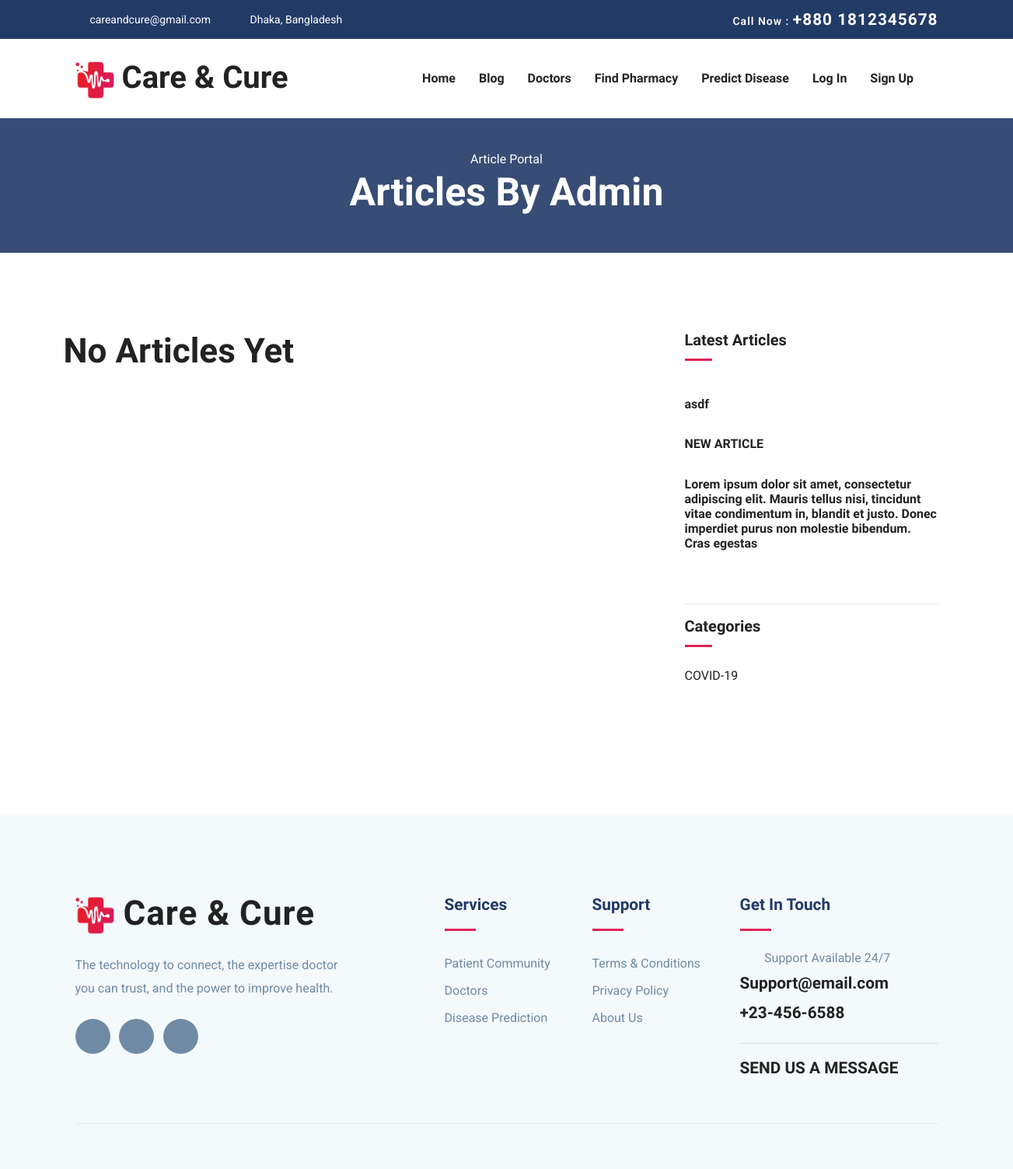
Before: /articles/user/1/ with the older database file.
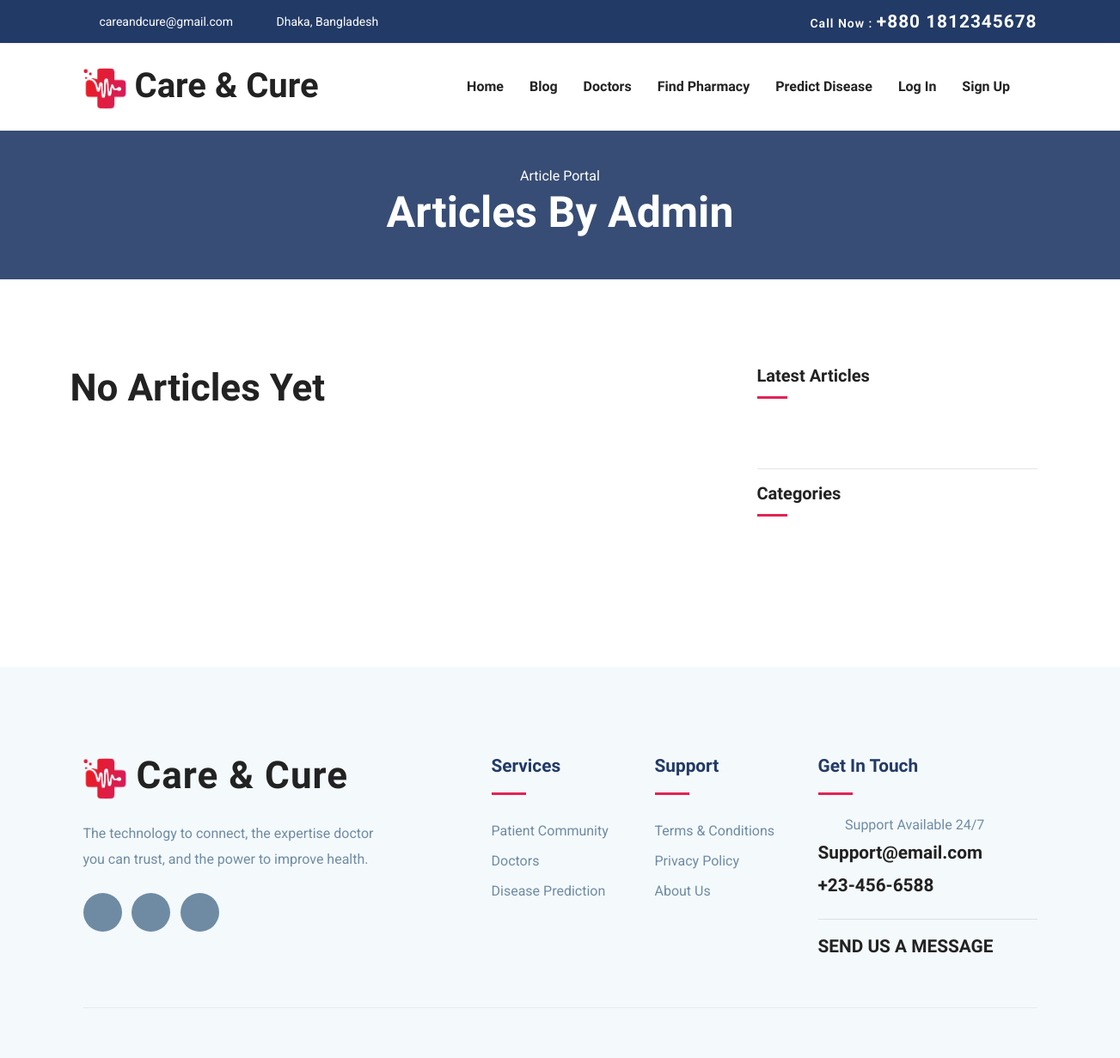
After: the same page with the newer database file.
### article_control/models.py (models this page shows, shortened)
class ArticleModel(models.Model):
    author = models.ForeignKey(UserModel, on_delete=models.CASCADE)
    title = models.CharField(max_length=255)
    subtitle = models.CharField(max_length=255, null=True, blank=True)
    category = models.ForeignKey(ArticleCategoryModel, null=True, blank=True, on_delete=models.SET_NULL)
    content = models.TextField()
    image = models.ImageField(upload_to="images/article/", null=True, blank=True)
    slug = models.SlugField(unique=True, null=True, blank=True)
    totalViewCount = models.IntegerField(default=0, null=True, blank=True)
    totalLikeCount = models.IntegerField(default=0, null=True, blank=True)
    totalCommentCount = models.IntegerField(default=0, null=True, blank=True)
    created_at = models.DateTimeField(auto_now_add=True)
    updated_at = models.DateTimeField(auto_now=True)
    class Meta:
        verbose_name = 'Article'
        verbose_name_plural = 'Articles'

class ArticleCategoryModel(models.Model):
    category = models.CharField(max_length=50)
    created_at = models.DateTimeField(auto_now_add=True)
    updated_at = models.DateTimeField(auto_now=True)
    def __str__(self):
        return self.category
    class Meta:
        verbose_name = 'Article Category'
        verbose_name_plural = 'Article Categories'

### article_control/views.py (the view)
# urls.py: path('user/<str:pk>/', users_articles_view, name='users-articles'),
def users_articles_view(request, pk):
    user = UserModel.objects.get(id=pk)
    latest_articles = ArticleModel.objects.order_by("-created_at")[:3]
    articles = ArticleModel.objects.filter(author=user).order_by("-created_at")
    is_doctor = False
    if request.user.is_authenticated and request.user.is_doctor:
        is_doctor = True
    paginator = Paginator(articles, 5)
    page = request.GET.get("page", 1)
    try:
        articles = paginator.page(page)
    except PageNotAnInteger:
        articles = paginator.page(1)
    except EmptyPage:
        articles = paginator.page(paginator.num_pages)
    categories = get_categories()
    context = {
        "user": user,
        "articles": articles,
        "latest_articles": latest_articles,
        "is_doctor": is_doctor,
        "categories": categories,
    }
    return render(request, "pages/article/user-articles.html", context)

### article_control/utils.py (called while the page is built)
def get_categories():
    return ArticleCategoryModel.objects.all()

### templates/pages/article/user-articles.html (shortened to what the changed rows need)
{% extends "base.html" %}
{% load static %}
{% block content %}
<section class="page-title bg-1">
    <div class="container">
        <div class="row">
            <div class="col-md-12">
                <div class="block text-center">
                    <h1 class="text-capitalize mb-5 text-lg">Articles by {{ user.name }}</h1>
                </div>
            </div>
        </div>
    </div>
</section>
<section class="section blog-wrap">
    <div class="container">
        <div class="row">
            <div class="col-lg-8">
                <div class="row">
                    {% if articles %}
                    {% for article in articles %}
                    <div class="col-lg-12 col-md-12 mb-5">
                        <div class="blog-item">
                            <div class="blog-thumb">
                                {% if article.image %}
                                <a href="{% url 'article-details' article.slug %}">
                                    <img src="{{ article.image.url }}" alt="{{ article.title }}" class="img-fluid">
                                </a>
                                {% else %}
                                <a href="{% url 'article-details' article.slug %}">
                                    <img src="{% static 'images/placeholders/article-image-placeholder.jpg' %}"
                                        alt="{{ article.title }}" class="img-fluid">
                                </a>
                                {% endif %}
                            </div>
                            <div class="blog-item-content">
                                <div class="blog-item-meta mb-3 mt-4">
                                    <a href="{% url 'category-articles' article.category %}"
                                        class="text-color-2 text-capitalize mr-3">
                                        <i class="icofont-book-mark mr-2"></i> {{ article.category }}
                                    </a>
                                    <span class="text-black text-capitalize mr-3">
                                        <i class="icofont-calendar mr-1"></i> {{ article.created_at|date:"d N Y" }}
                                    </span>
                                    <a href="{% url 'doctor-profile' article.author.id %}" class="text-capitalize mr-3">
                                        <i class="fa fa-user mr-2"></i> {{ article.author.name }}
                                    </a>
                                </div>
                                <h2 class="mt-3 mb-3">
                                    <a href="{% url 'article-details' article.slug %}">
                                        {{ article.title }}
                                    </a>
                                </h2>
                                <p class="mb-4">{{ article.content|truncatechars:250 }}</p>
                                <a href="{% url 'article-details' article.slug %}"
                                    class="btn btn-main btn-icon btn-round-full">
                                    Read More <i class="icofont-simple-right ml-2"></i>
                                </a>
                            </div>
                        </div>
                    </div>
                    {% endfor %}
                    {% else %}
                    <h2>No Articles Yet</h2>
                    {% endif %}
                </div>
            </div>
            <div class="col-lg-4">
                <div class="sidebar-wrap pl-lg-4 mt-5 mt-lg-0">
                    <div class="sidebar-widget latest-post mb-3">
                        {% for article in latest_articles %}
                        <div class="py-2">
                            <h6 class="my-2">
                                <a href="{% url 'article-details' article.slug %}">
                                    {{ article.title }}
                                </a>
                            </h6>
                        </div>
                        {% endfor %}
                    </div>
                    <div class="sidebar-widget category mb-3">
                        <ul class="list-unstyled">
                            {% for cat in categories %}
                            <li class="align-items-center">
                                <a href="{% url 'category-articles' cat.category %}">{{ cat }}</a>
                            </li>
                            {% endfor %}
                        </ul>
                    </div>
                </div>
            </div>
        </div>
    </div>
</section>
{% endblock %}

Changed rows visible on the page:
removed ArticleModel: title "asdf"
removed ArticleModel: title "NEW ARTICLE"
removed ArticleModel: title "Lorem ipsum dolor sit amet, consectetur adipiscing elit. Mauris tellus nisi, tincidunt vitae condimentum in, blandit et justo. Donec imperdiet purus non molestie bibendum. Cras egestas"
removed ArticleCategoryModel: category "COVID-19"
